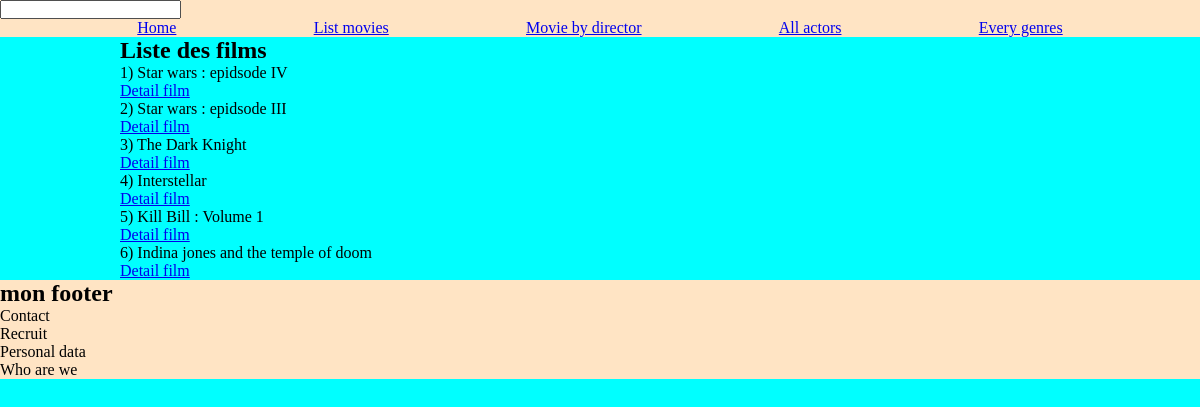
The app's page /index.php?action=listFilms, older data.
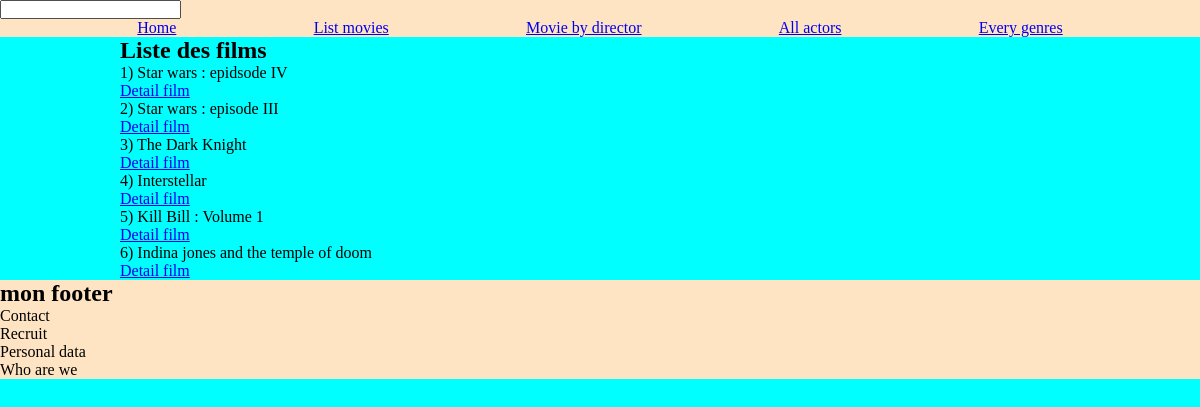
The same page, newer data.
### tables this page shows
CREATE TABLE IF NOT EXISTS `film` (
  `id_film` int NOT NULL AUTO_INCREMENT,
  `titre` varchar(255) NOT NULL,
  `dateDeSortie` datetime NOT NULL,
  `duree` time NOT NULL,
  `realisateur_id` int NOT NULL,
  `affiche` varchar(255) DEFAULT 'indisponible.jpg',
  PRIMARY KEY (`id_film`),
  KEY `FK__realisateur` (`realisateur_id`),
  CONSTRAINT `FK__realisateur` FOREIGN KEY (`realisateur_id`) REFERENCES `realisateur` (`id_realisateur`)
);

### controller/MovieController.php (called while the page is built, shortened)
<?php
require_once "./bdd/DAO.php";
class MovieController {
    public function findAll() {
        $dao = new DAO();
        $sql = "SELECT f.id_film, f.titre FROM film f";
        $films = $dao->executerRequete($sql);
        require "./view/movie/listFilms.php";
    }
}
?>

### bdd/DAO.php (called while the page is built, shortened)
<?php
class DAO{
    private $bdd;
    public function __construct(){
        $this->bdd = new \PDO('mysql:host=localhost;dbname=cinema;charset=utf8', 'root', '');
    }
    public function executerRequete($sql, $params = NULL){
        if ($params == NULL){
            $resultat = $this->bdd->query($sql);
        }else{
            $resultat = $this->bdd->prepare($sql);
            $resultat->execute($params);
        }
        return $resultat;
    }
}

### view/movie/listFilms.php (the view, shortened to what this page needs)
<h2>Liste des films</h2>
<?php
while ($film = $films->fetch()) {
    echo "<div>",
            "<p>".$film["id_film"].") ".$film["titre"]."</p>",
        "</div>";
?>
    <a href="index.php?action=detailsFilm&id=<?=$film['id_film']?>">Detail film</a>
<?php
}
?>
<?php
$content = ob_get_clean();
require "./view/layout.php";
?>

### index.php (shortened to what this page needs)
<?php
    require_once "./controller/MovieController.php";
    $movieController = new MovieController();
    $homeController = new HomeController();
    if(isset($_GET['action'])){
        switch($_GET['action']){
            case "listFilms" : $movieController->findAll(); break;
        }
    } else {
        $homeController->homePage();
    }
?>

### view/layout.php (shortened to what this page needs)
<!DOCTYPE html>
<html lang="en">
<head>
    <link rel="stylesheet" href="./public/css/style.css">
</head>
<body>
    <header>
        <nav>
            <div id="searchBar">
                <form action="" method="post">
                    <input type="search" name="" id="">
                </form>
            </div>
            <ul>
                <li><a href="index.php?action=homePage">Home</a></li>
                <li><a href="index.php?action=listFilms">List movies</a></li>
                <li><a href="index.php?action=filmsByDirector">Movie by director</a></li>
                <li><a href="index.php?action=listActors">All actors</a></li>
                <li><a href="index.php?action=everyGenres">Every genres</a></li>
            </ul>
        </nav>
    </header>
    <main>
        <?= $content ?>
    </main>
    <footer>
        <h2>mon footer</h2>
        <ul>
            <li>Contact</li>
            <li>Recruit</li>
            <li>Personal data</li>
            <li>Who are we</li>
        </ul>
    </footer>
</body>
</html>

### public/css/style.css (style rules this page uses)
* { margin: 0; padding: 0; box-sizing: border-box; }
body { background-color: aqua; }
main { padding: 0 10%; }
header { background-color: bisque; }
nav ul { display: flex; flex-direction: row; justify-content: space-evenly; }
nav ul li { list-style: none; }
footer { background-color: bisque; }

Row changes from the older to the newer data that the page shows:
changed film id 2: titre "Star wars : epidsode III" → "Star wars : episode III"
